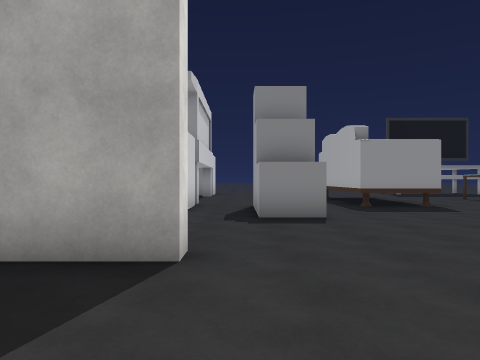
[1] (above)

24 first-person views from a walk through a 3-D level made in the Unity game engine. The camera is 1.4 m above the floor, looks level and sees 70° across. The floor is counted in squares, 2 m on a side. Each view is taken from the middle of a square. On the plan, view 1 faces up. The plan holds only what a view shows up to about 11 squares ahead; the rest is blank. The place goes on beyond the plan. The player is left out. Some surface patterns are stand-ins.

[2]
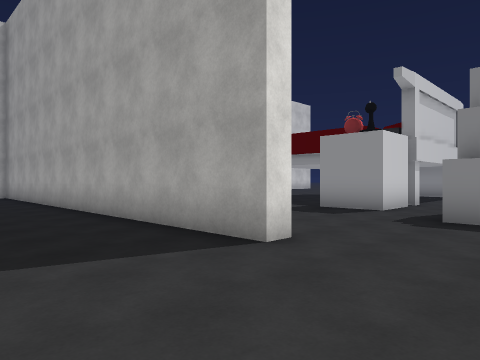

[3]
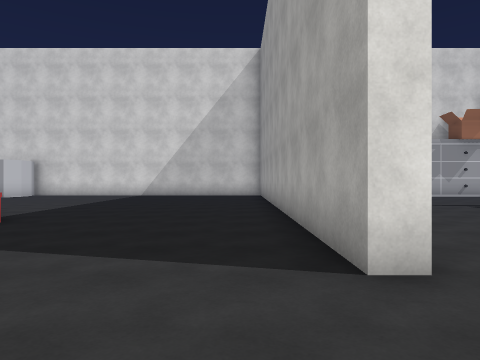

[4]
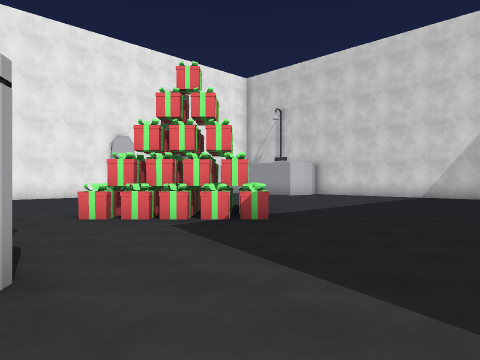

[5]
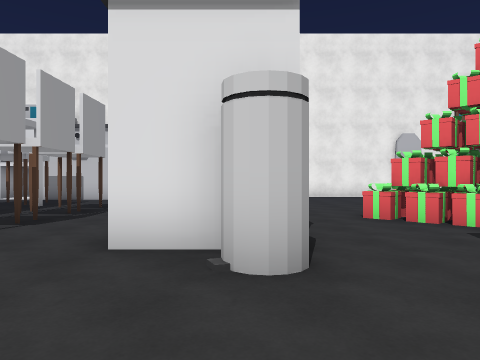

[6]
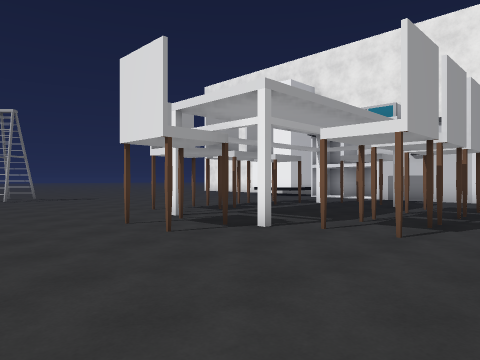

[7]
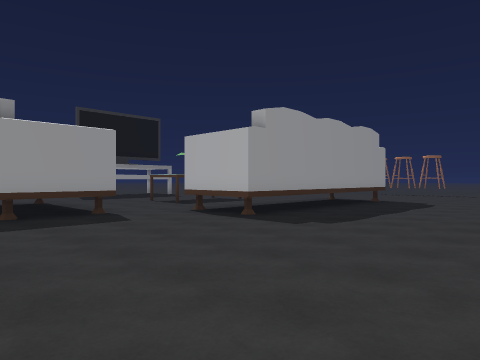

[8]
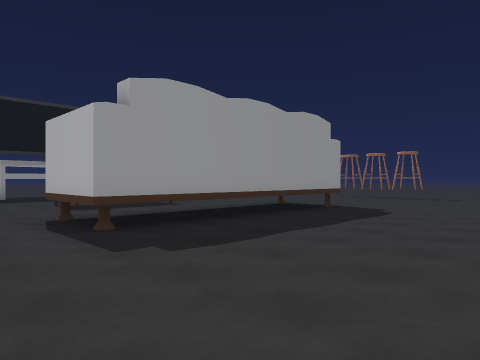

[9]
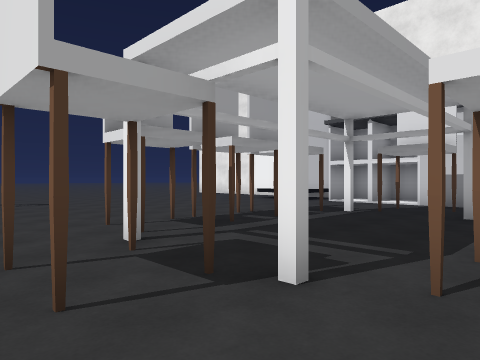

[10]
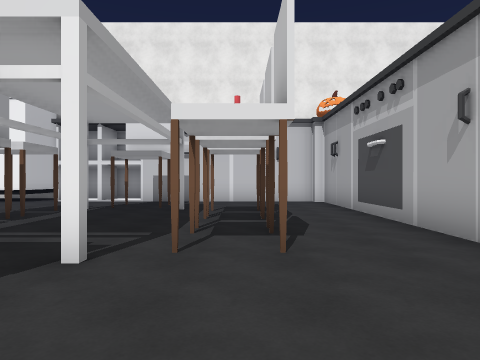

[11]
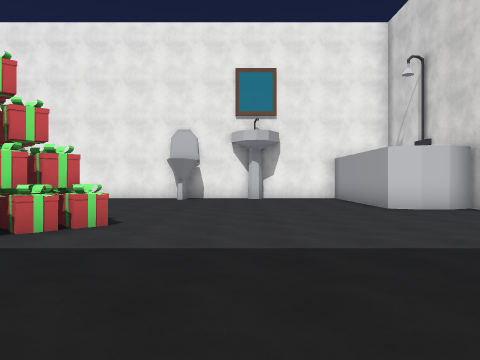

[12]
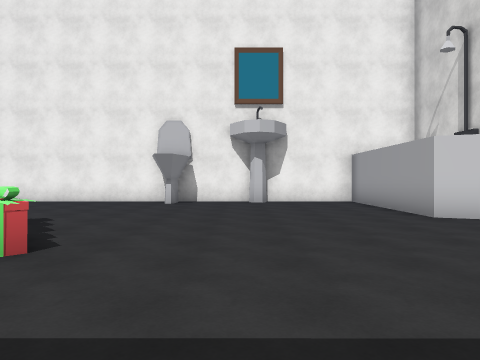

[13]
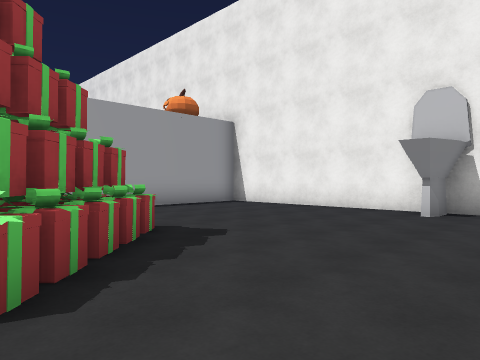

[14]
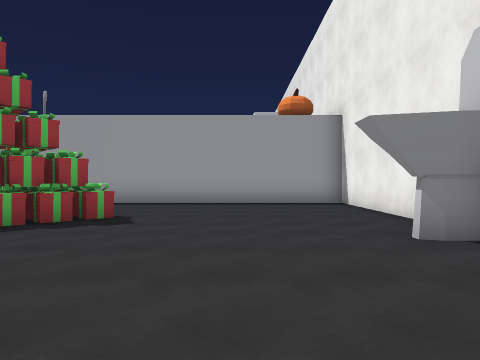

[15]
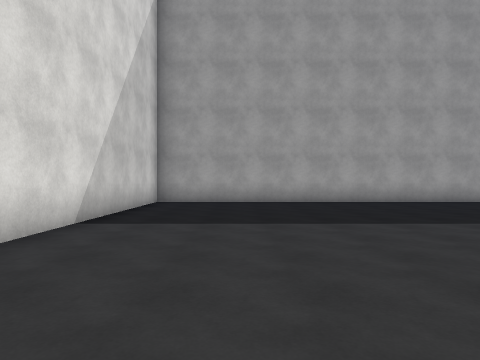

[16]
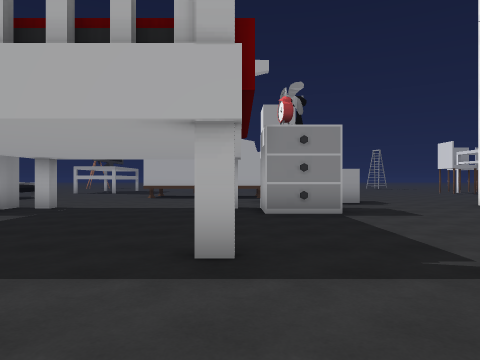

[17]
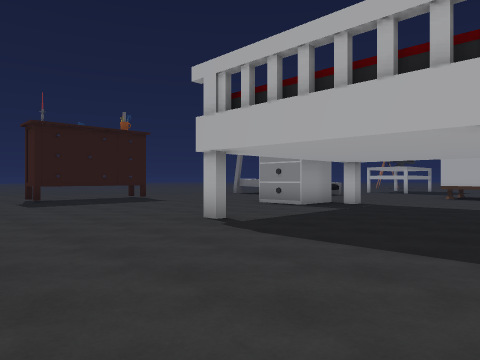

[18]
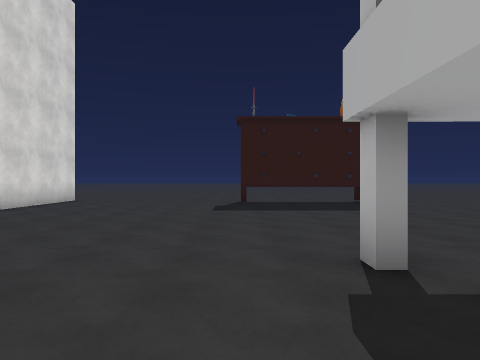

[19]
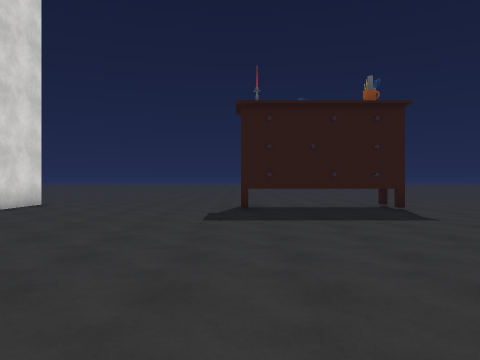

[20]
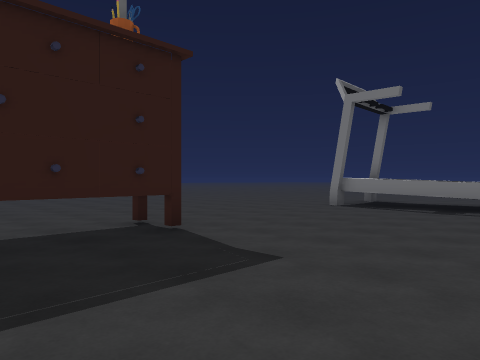

[21]
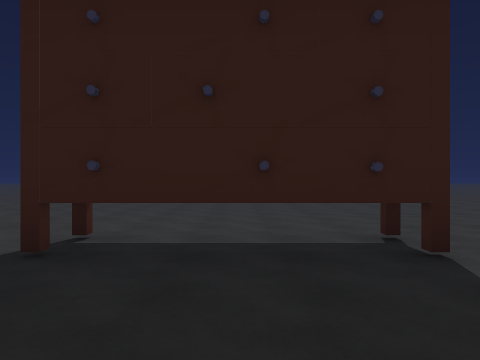

[22]
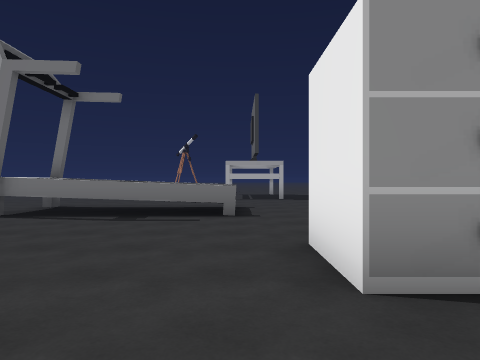

[23]
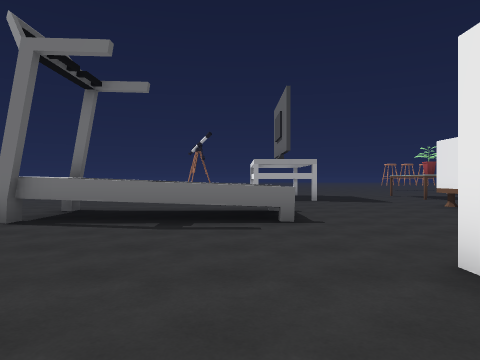

[24]
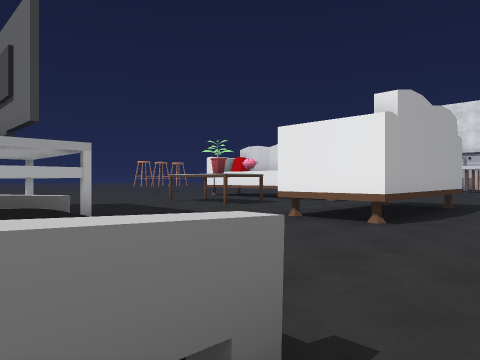

### Floor plan
Key: @ floor where view 1 was taken; # wall or solid block; . main floor; : floor 0.25 m higher than the main floor; ^ raised ledge; T thing the floor can be seen under or through; O other object.
Columns run from 14 left of view 1 to 16 right of it. Each row starts with its distance up from view 1.
 29   .............
 28   .............
 27   .............
 26    ............
 25 ................   ...
 24 ......................
 23 #.....#   O.....^^#...
 22 #.....O###O.....^^^..
 21 #...............^ ^..
 20 #...............^ ^..
 19  ...............^^^.
 18   ..............^^... ##
 17   .........OOO........#  #
 16    ........OOO............
 15     ...#....#.............
 14     ......................
 13    ..............###.....
 12    ..............#  ..OOO
 11    ..............#  ..O
 10    ....#.........#  .......
  9      ......OOOOO.###........
  8      ......OOOO:.....T     T.
  7        .......OO.....TTTTTTT..
  6         .......O...............
  5           .....................
  4             ...................
  3 ##############..............
  2 #......................
  1 #.........................
  0 #.............@...............O
 -1 #..............O..............
 -2 #.........O....##...OOOOO......
 -3 #..........O...##..............
 -4 #.......OOO.O..##..OO..OO......
 -5  ........O..O..##..O...OO.....
 -6  ..........O...##............
 -7 ###............##..OO..OO...
 -8   #............##....OO....
 -9   #............##....OO....
-10   #............OO######.####
-11   #.....O......O       .#
-12   #  O##O######O       ##

Where each view was taken, in squares from view 1:
view 1: 0 up, 0 right, facing up
view 2: 0 up, 2 right, facing up-left
view 3: 2 up, 2 right, facing left
view 4: 2 up, 1 right, facing down-left
view 5: 2 up, 1 right, facing down
view 6: 2 up, 3 right, facing down-right
view 7: 2 up, 2 right, facing up-right
view 8: 2 up, 5 right, facing up-right
view 9: 0 up, 5 right, facing down-right
view 10: 1 up, 5 right, facing down
view 11: 1 up, 8 left, facing down
view 12: 1 down, 8 left, facing down
view 13: 4 down, 8 left, facing down-right
view 14: 9 down, 10 left, facing right
view 15: 8 down, 11 left, facing up
view 16: 10 up, 10 left, facing right
view 17: 10 up, 11 left, facing up-right
view 18: 12 up, 8 left, facing up
view 19: 14 up, 8 left, facing up
view 20: 18 up, 7 left, facing up-right
view 21: 19 up, 6 left, facing up
view 22: 18 up, 5 left, facing right
view 23: 19 up, 4 left, facing right
view 24: 19 up, 1 right, facing down-right
